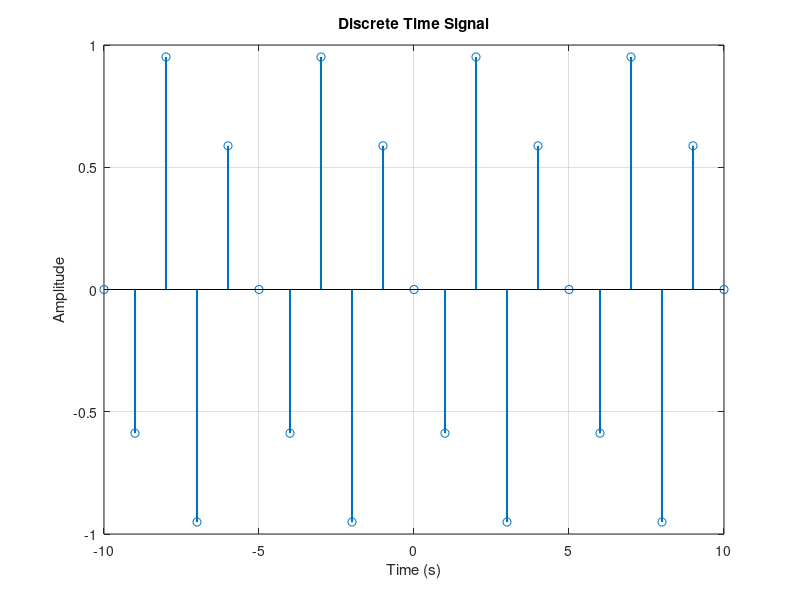
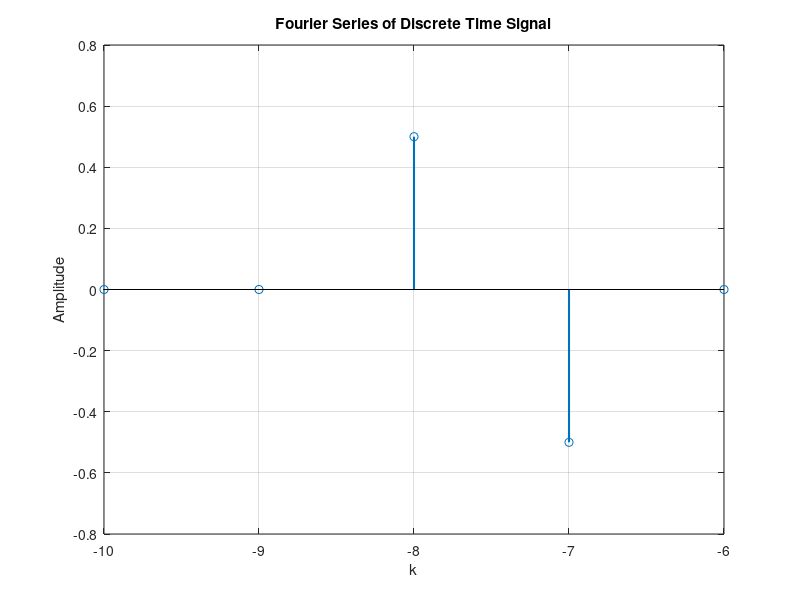
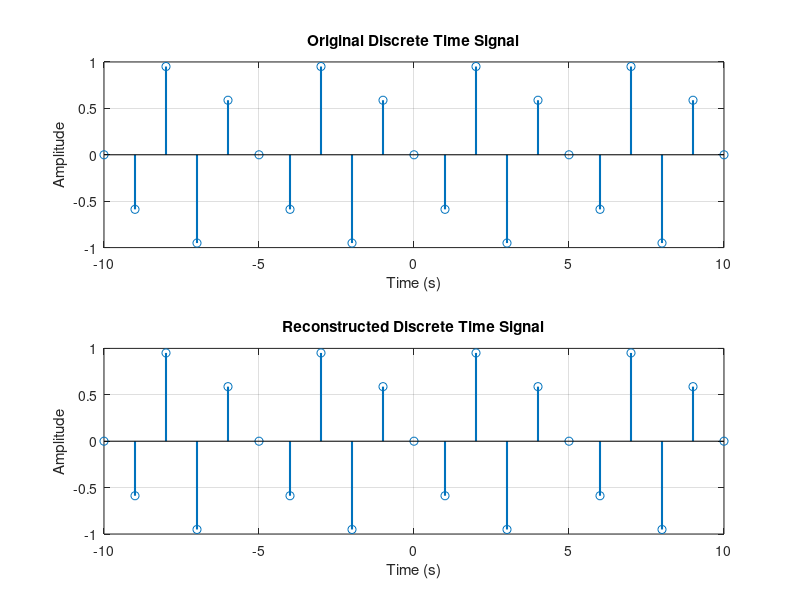
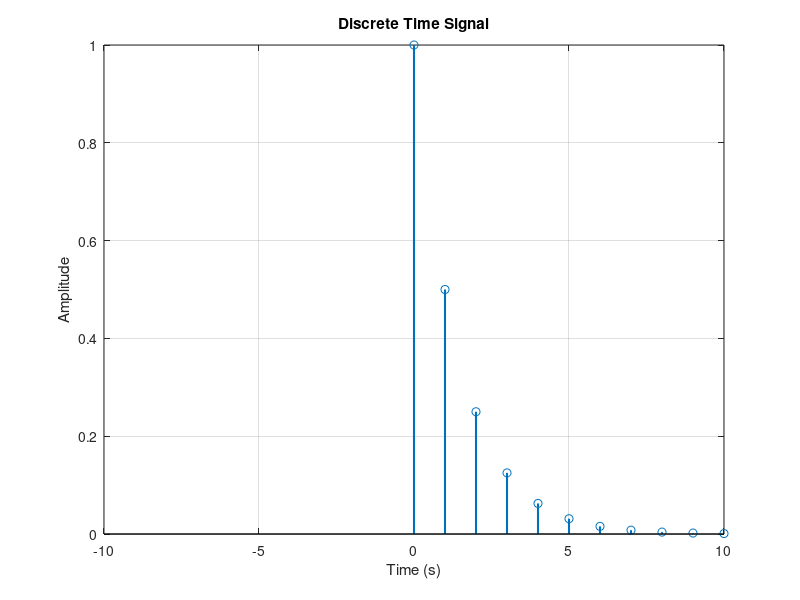

The MATLAB source for these figures, in order:
%% *Fourier Series and Transforms*
%% Clear the workspace
close all;
clear;
clc;

%% Discrete Fourier Transform
% In MATLAB, both time and frequency axes are discrete. So we cannot use
% transforms which are defined for continuous time or frequency.
% The only operation that can be performed discretely in both time and
% frequency domains is Fourier coefficients of discrete-time periodic signals.
% The more general form of Fourier series for discrete-time periodic signals
% is called Discrete Fourier Transform (DFT).
% The DFT of a discrete-time signal $x[n]$ is defined as
% $$X[k] = \sum_{n=0}^{N-1} x[n] e^{-j\frac{2\pi}{N}kn}$$
% where $N$ is the period of the signal.
%
% The inverse DFT is defined as
% $$x[n] = \frac{1}{N} \sum_{k=0}^{N-1} X[k] e^{j\frac{2\pi}{N}kn}$$
%
% The DFT is a linear operation. So, the DFT of a linear combination of
% signals is equal to the linear combination of DFTs of the signals.
%
% In MATLAB the DFT is implemented by the function |fft|. The inverse DFT
% is implemented by the function |ifft|.
% In MATLAB index of the first element of a vector is 1. So, the DFT formula
% in MATLAB is
% $$X[k] = \sum_{n=1}^{N} x[n] e^{-j\frac{2\pi}{N}kn}$$.
% also, the inverse DFT formula in MATLAB is
% $$x[n] = \frac{1}{N} \sum_{k=1}^{N} X[k] e^{j\frac{2\pi}{N}kn}$$.
% So, the DFT of a vector of length $N$ is computed by the command |fft(x, N)|.
% The inverse DFT is computed by the command |ifft(X, N)|.
% The DFT and inverse DFT commands can be used without specifying the length
% of the vector. In this case, the length of the vector is assumed to be the
% length of the vector given as input.
%
% Other Fourier operations in MATLAB should be implemented by using the DFT
% and inverse DFT commands. The FFT algorithm is used to compute the DFT.
% The FFT algorithm is a fast algorithm to compute the DFT.

%% Fourier Series of a discrete-time periodic signal
% The Fourier series of a discrete-time periodic signal $x[n]$ is defined as
% $$x[n] = \sum_{k=0}^{N-1} X[k] e^{j\frac{2\pi}{N}kn}$$
% where $N$ is the period of the signal.
%
% The inverse Fourier series is defined as
% $$X[k] = \frac{1}{N} \sum_{n=0}^{N-1} x[n] e^{-j\frac{2\pi}{N}kn}$$
%
% The Fourier series of a discrete-time periodic signal is the DFT of the
% signal. So, the Fourier series of a discrete-time periodic signal can be
% computed by the command |fft|.
% The inverse Fourier series is the inverse DFT of the signal. So, the
% inverse Fourier series of a discrete-time periodic signal can be computed
% by the command |ifft|.
% The following example shows the Fourier series of a discrete-time periodic
% signal.
% The input signal is defined as follows:
N = 1e1;
n = -N:N;
N0 = 5;
M0 = 3;
w0 = 2 * pi / N0;
w = M0 * w0;
x = sin(w * n);
figure('Name', 'Discrete Time Signal');
stem(n, x, 'LineWidth', 1.5);
xlabel('Time (s)');
ylabel('Amplitude');
title('Discrete Time Signal');
grid on;
%%%
% The Fourier series of the of the signal is calculated as follows:
a_k = fft(x(1:N0)) / N0;
k = n(1:N0);
figure('Name', 'Fourier Series of Discrete Time Signal');
stem(k, imag(a_k), 'LineWidth', 1.5);
xlabel('k');
ylabel('Amplitude');
title('Fourier Series of Discrete Time Signal');
grid on;
%%%
% We can construct the signal from its Fourier series as follows:
kernel = exp(1j * w0 * k' * n);
x_reconstructed = a_k * kernel;
figure('Name', 'Reconstructed Discrete Time Signal');
subplot(2, 1, 1);
stem(n, x, 'LineWidth', 1.5);
xlabel('Time (s)');
2
ylabel('Amplitude');
title('Original Discrete Time Signal');
grid on;
subplot(2, 1, 2);
stem(n, real(x_reconstructed), 'LineWidth', 1.5);
xlabel('Time (s)');
ylabel('Amplitude');
title('Reconstructed Discrete Time Signal');
grid on;

%% Fourier Transform of a discrete-time signal(DTFT)
% The Fourier transform of a discrete-time signal $x[n]$ is defined as
% $$X(e^{j\omega}) = \sum_{n=-\infty}^{\infty} x[n] e^{-j\omega n}$$
%
% The inverse Fourier transform is defined as
% $$x[n] = \frac{1}{2\pi} \int_{-\pi}^{\pi} X(e^{j\omega}) e^{j\omega n} d\omega$$
%
% We can compute the Fourier transform of a discrete-time signal by using
% the DFT. The Fourier transform of a discrete-time signal is a periodic
% signal with period $2\pi$. We define the Fourier transform of a
% discrete-time signal  in the interval $[-\pi, \pi)$.
%
% The following example shows the Fourier transform of a discrete-time
% signal.
%
% The input signal is defined as follows:
N = 1e3;
n = 0:N;
a = 0.5;
x = a.^n;
figure('Name', 'Discrete Time Signal');
stem(n, x, 'LineWidth', 1.5);
xlabel('Time (s)');
ylabel('Amplitude');
title('Discrete Time Signal');
grid on;
xlim([-10, 10]);
%%%
